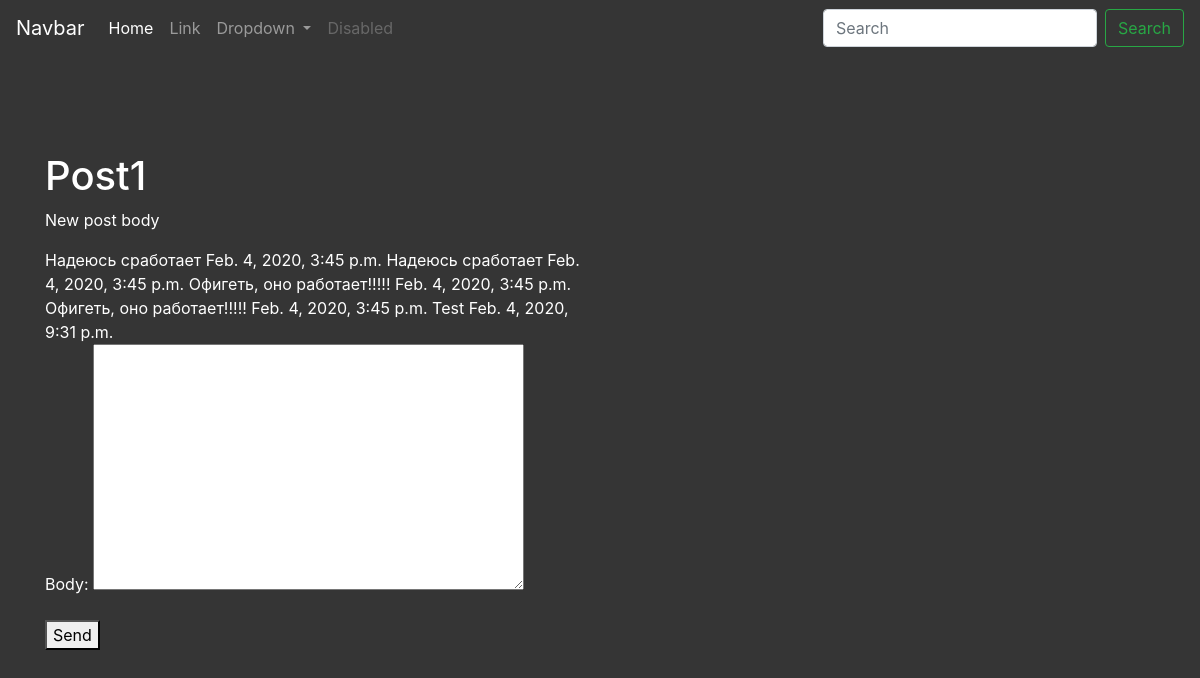
/photo/post/New-post/, run on the app's committed database.
### fivehun/models.py (models this page shows, shortened)
class Post(models.Model):
    title = models.CharField(max_length=150, db_index=True)
    slug = models.SlugField(max_length=150, unique=True)
    body = models.TextField(blank=True, db_index=True)
    date_pub = models.DateTimeField(auto_now_add=True)
    image = models.ImageField(upload_to='profile_image', blank=True)

class Comments(models.Model):
    post = models.ForeignKey
    body = models.TextField(blank=True)
    date_pub = models.DateTimeField(auto_now_add=True)

### fivehun/views.py (the view)
# urls.py: path('post/<str:slug>/', photo_detail, name='photo_detail_url')
def photo_detail(request, slug):
    post = Post.objects.get(slug__iexact=slug)
    comment = Comments.objects.filter()
    if request.method == "POST":
        form = CommentsForm(request.POST)
        form.save()
    else:
        form = CommentsForm()
    return render(request, 'fivehun/photo_detail.html', context={'post': post, 'comments': comment, 'form': form})

### fivehun/forms.py
class CommentsForm(ModelForm):
    class Meta:
        model = Comments
        fields = ('body', )

### fivehun/templates/fivehun/photo_detail.html (shortened to what this page needs)
{% extends 'fivehun/base_photo.html' %}
{% block content %}
<h1 class="mt-5" xmlns="http://www.w3.org/1999/html">
        {{ post.title }}
    </h1>
    <p>
        {{ post.body }}
    </p>
    {% for comment in comments %}
        {{ comment.body }}
        {{ comment.date_pub }}
    {% endfor %}
    <form action="" method="post">
        {{ form.as_p }}
        <button type="submit"> Send </button>
    </form>
{% endblock %}

### fivehun/templates/fivehun/base_photo.html
{% extends 'base.html' %}

### templates/base.html (shortened to what this page needs)
<!DOCTYPE html>
<html lang="en">
<head>
    <link rel="stylesheet" href="https://stackpath.bootstrapcdn.com/bootstrap/4.4.1/css/bootstrap.min.css"
>
</head>
<body>
    <nav class="navbar navbar-expand-lg navbar-dark">
        <a class="navbar-brand" href="#">Navbar</a>
        <div class="collapse navbar-collapse" id="navbarSupportedContent">
            <ul class="navbar-nav mr-auto">
                <li class="nav-item active">
                    <a class="nav-link" href="{% url 'photo_list_url'%}">Home <span class="sr-only">(current)</span></a>
                </li>
                <li class="nav-item">
                    <a class="nav-link" href="#">Link</a>
                </li>
                <li class="nav-item dropdown">
                    <a class="nav-link dropdown-toggle" href="#" id="navbarDropdown" role="button" data-toggle="dropdown" aria-haspopup="true" aria-expanded="false">
                        Dropdown
                    </a>
                </li>
                <li class="nav-item">
                    <a class="nav-link disabled" href="#" tabindex="-1" aria-disabled="true">Disabled</a>
                </li>
            </ul>
            <form class="form-inline my-2 my-lg-0">
                <input class="form-control mr-sm-2" type="search" placeholder="Search" aria-label="Search">
                <button class="btn btn-outline-success my-2 my-sm-0" type="submit">Search</button>
            </form>
        </div>
    </nav>
    <div class="container mt-5">
        <div class="row">
            <div class="col-6 offset md-2">
                {% block content %}
                {% endblock %}
            </div>
        </div>
    </div>
</body>

### templates/base.html (style rules this page uses)
body { background: #353535; color: #ffffff }

### data on the page
Post: title "Post1", body "New post body"
Comments: body "Надеюсь сработает", date_pub "Feb. 4, 2020, 3:45 p.m."
Comments: body "Надеюсь сработает", date_pub "Feb. 4, 2020, 3:45 p.m."
Comments: body "Офигеть, оно работает!!!!!", date_pub "Feb. 4, 2020, 3:45 p.m."
Comments: body "Офигеть, оно работает!!!!!", date_pub "Feb. 4, 2020, 3:45 p.m."
Comments: body "Test", date_pub "Feb. 4, 2020, 9:31 p.m."
